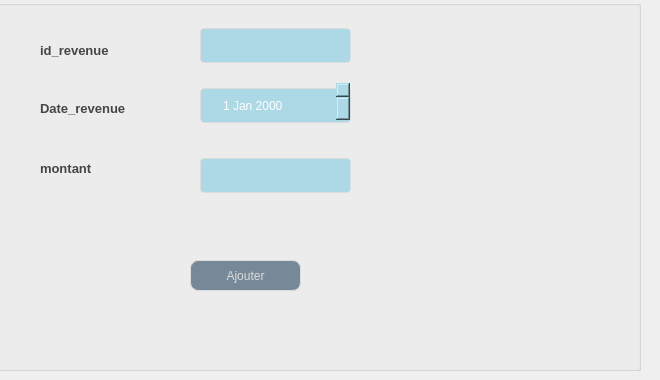
      <widget class="QWidget" name="tab_8">
       <attribute name="title">
        <string>Ajouter revenue</string>
       </attribute>
       <widget class="QGroupBox" name="groupBox_2">
        <property name="geometry">
         <rect>
          <x>-10</x>
          <y>0</y>
          <width>651</width>
          <height>371</height>
         </rect>
        </property>
        <property name="title">
         <string/>
        </property>
        <widget class="QLabel" name="label_12">
         <property name="geometry">
          <rect>
           <x>50</x>
           <y>40</y>
           <width>111</width>
           <height>20</height>
          </rect>
         </property>
         <property name="styleSheet">
          <string notr="true">background-color: transparent;
font: 8pt &quot;Castellar&quot;;
	color: #454544;
	font-weight: bold;
	font-size: 13px;
border:none;</string>
         </property>
         <property name="text">
          <string>id_revenue</string>
         </property>
        </widget>
        <widget class="QLabel" name="label_14">
         <property name="geometry">
          <rect>
           <x>50</x>
           <y>160</y>
           <width>91</width>
           <height>16</height>
          </rect>
         </property>
         <property name="styleSheet">
          <string notr="true">background-color: transparent;
font: 8pt &quot;Castellar&quot;;
	color: #454544;
	font-weight: bold;
	font-size: 13px;
border:none;</string>
         </property>
         <property name="text">
          <string>montant</string>
         </property>
        </widget>
        <widget class="QPushButton" name="BA_2">
         <property name="geometry">
          <rect>
           <x>200</x>
           <y>260</y>
           <width>111</width>
           <height>31</height>
          </rect>
         </property>
         <property name="styleSheet">
          <string notr="true">QPushButton {
	font: 87 8pt &quot;Segoe UI Black&quot;;
color: #dcdcdc;
background:#778899;
border: none;
border: 1px solid #DCDCDC;
border-radius: 8px;

}
QPushButton:hover {
color:#fff;
font: 87 8pt &quot;Segoe UI Black&quot;;
background:#ADD8E6;
border: none;
}</string>
         </property>
         <property name="text">
          <string>Ajouter</string>
         </property>
        </widget>
        <widget class="QLineEdit" name="lineEdit_idrevenue">
         <property name="geometry">
          <rect>
           <x>210</x>
           <y>20</y>
           <width>151</width>
           <height>51</height>
          </rect>
         </property>
         <property name="styleSheet">
          <string notr="true">background-color: rgb(250, 211, 0);
font: 10pt &quot;Arial&quot;;
width: 100%;
  padding: 12px 20px;
  margin: 8px 0;
  display: inline-block;
  border: 1px solid #dcdcdc;
  border-radius: 4px;
  box-sizing: border-box;
  background: #ADD8E6;
  color: #FFFFFF;</string>
         </property>
        </widget>
        <widget class="QLineEdit" name="lineEdit_montant">
         <property name="geometry">
          <rect>
           <x>210</x>
           <y>150</y>
           <width>151</width>
           <height>51</height>
          </rect>
         </property>
         <property name="styleSheet">
          <string notr="true">background-color: rgb(250, 211, 0);
font: 10pt &quot;Arial&quot;;
width: 100%;
  padding: 12px 20px;
  margin: 8px 0;
  display: inline-block;
  border: 1px solid #dcdcdc;
  border-radius: 4px;
  box-sizing: border-box;
  background: #ADD8E6;
  color: #FFFFFF;
</string>
         </property>
        </widget>
        <widget class="QLabel" name="label_15">
         <property name="geometry">
          <rect>
           <x>50</x>
           <y>100</y>
           <width>141</width>
           <height>16</height>
          </rect>
         </property>
         <property name="styleSheet">
          <string notr="true">background-color: transparent;
font: 8pt &quot;Castellar&quot;;
	color: #454544;
	font-weight: bold;
	font-size: 13px;
border:none;</string>
         </property>
         <property name="text">
          <string>Date_revenue</string>
         </property>
        </widget>
        <widget class="QDateEdit" name="DateEdit_revenue">
         <property name="geometry">
          <rect>
           <x>210</x>
           <y>80</y>
           <width>151</width>
           <height>51</height>
          </rect>
         </property>
         <property name="styleSheet">
          <string notr="true">background-color: rgb(250, 211, 0);
font: 10pt &quot;Arial&quot;;
width: 100%;
  padding: 12px 20px;
  margin: 8px 0;
  display: inline-block;
  border: 1px solid #dcdcdc;
  border-radius: 4px;
  box-sizing: border-box;
  background: #ADD8E6;
  color: #FFFFFF;</string>
         </property>
        </widget>
       </widget>
      </widget>
